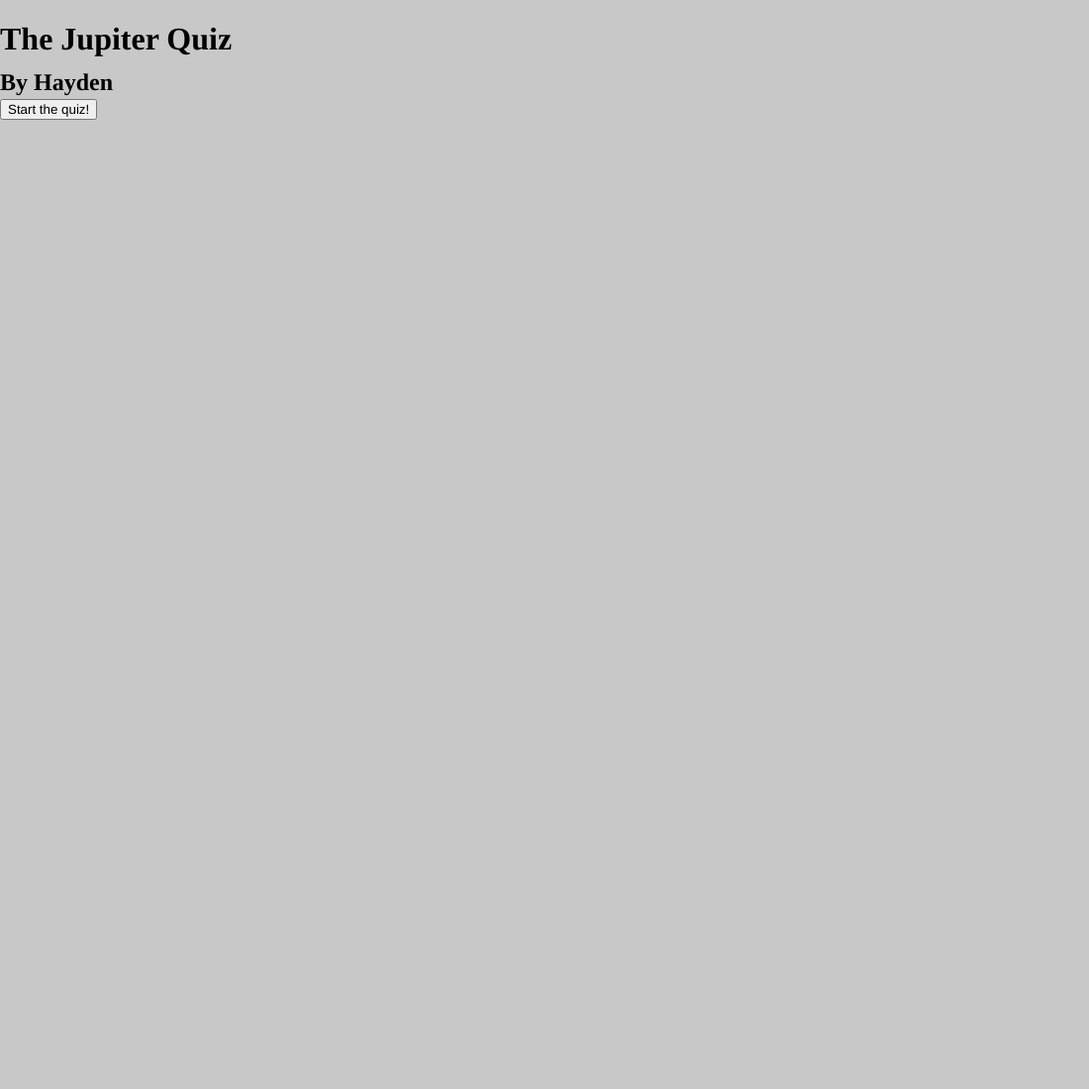
Frame 1 (no input)
Frame 60 (no input): identical to frame 1, image omitted
Frame 120 (the mouse pressed at the canvas centre since frame 60): identical to frame 1, image omitted

The p5.js sketch that drew this single still picture (run headless with seeded random() and noise() and a simulated clock; from frame 60 on, the mouse is pressed at the canvas centre):

// p5.js sketch
// ── sketch.js
var checkedS, checkedH, checkedM;

function setup() {
  createCanvas(1100, 1100)
  welcomeMessage = createElement("h1", "The Jupiter Quiz")
  welcomeMessage.position(0, 0);
  
  nameMessage = createElement("h2", "By Hayden")
  nameMessage.position(0, 50);

  startButton = createButton("Start the quiz!")
  startButton.position(0, 100);
  startButton.mousePressed(start);

  q1iMessage = createElement("h2", "Question 1 incorrect!")
  q1iMessage.position(-500, -500)

  bthsButton = createButton("Back to home")
  bthsButton.position(-500, -500)
  bthsButton.mousePressed(bths)

  question1Message = createElement("h2", "Question 1: What is The Great Red Dot on Jupiter?")
  question1Message.position(-500, -500);

  q1a1 = createButton("A storm made of only hydrogen")
  q1a1.position(-500, -500);
  q1a1.mousePressed(q1i)

  q1a2 = createButton("A storm made of only helium")
  q1a2.position(-500, -500);
  q1a2.mousePressed(q1i)

  q1a3 = createButton("A storm made of hydrogen and helium")
  q1a3.position(-500, -500);
  q1a3.mousePressed(q1c)

  q1a4 = createButton("A decoration")
  q1a4.position(-500, -500)
  q1a4.mousePressed(q1i)

  q1cMessage = createElement("h2", "Question 1 correct!")
  q1cMessage.position(-500, -500)

  q1NextButton = createButton("Go to question 2")
  q1NextButton.position(-500, -500)
  q1NextButton.mousePressed(q1Next)

  question2Message = createElement("h2", "Question 2: How many Earth years does it take for Jupiter to orbit once around the sun?")
  question2Message.position(-500, -500);

  q2a1 = createInput();
  q2a1.position(-500, -500);
  q2a1.input(q2ea)

  q2a1M = createElement("h3", "years");
  q2a1M.position(-500, -500)

  q2a1B = createButton("Submit answer");
  q2a1B.position(-500, -500);
  q2a1B.mousePressed(q2ca)

  q2cMessage = createElement("h2", "Question 2 correct!")
  q2cMessage.position(-500, -500);

  q2iMessage = createElement("h2", "Question 2 incorrect!")
  q2iMessage.position(-500, -500)

  q2NextButton = createButton("Go to question 3")
  q2NextButton.position(-500, -500);
  q2NextButton.mousePressed(q2Next);

  question3Message = createElement("h2", "Question 3: Approximately how many hours, minutes and seconds are there in one day of Jupiter?")
  question3Message.position(-500, -500);

  q3aH = createInput();
  q3aH.position(-500, -500);
  q3aH.input(q3Hea)

  q3aHM = createElement("h3", "hours, ")
  q3aHM.position(-500, -500)

  q3aM = createInput();
  q3aM.position(-500, -500);
  q3aM.input(q3Mea)

  q3aMM = createElement("h3", "minutes and ")
  q3aMM.position(-500, -500);

  q3aS = createInput();
  q3aS.position(-500, -500);
  q3aS.input(q3Sea)
  
  q3aSM = createElement("h3", "seconds.")
  q3aSM.position(-500, -500);

  q3aB = createButton("Submit answer");
  q3aB.position(-500, -500);
  q3aB.mousePressed(q3ca)

  q3iMessage = createElement("h2", "Question 3 incorrect!")
  q3iMessage.position(-500, -500);

  q3cMessage = createElement("h2", "Question 3 correct!");
  q3cMessage.position(-500, -500);

  q3NextButton = createButton("Go to question 4");
  q3NextButton.position(-500, -500);
  q3NextButton.mousePressed(q3Next)

  q4Message = createElement("h2", "What is the average surface temperature of Jupiter?")
  q4Message.position(-500, -500);

  q4a1 = createInput();
  q4a1.position(-500, -500);
  q4a1.input(q4ea)

  q4a1M = createElement("h3", "°C");
  q4a1M.position(-500, -500);

  q4aB = createButton("Submit answer");
  q4aB.position(-500, -500);
}

function draw() {
  background(200);
}

function start() { 
  welcomeMessage.position(-500, -500);
  nameMessage.position(-500, -500);
  startButton.position(-500, -500);

  question1Message.position(0, 0);
  q1a1.position(0, 50);
  q1a2.position(0, 100);
  q1a3.position(0, 150);
  q1a4.position(0, 200)
}

function q1i() {
  q1a1.position(-500, -500);
  q1a2.position(-500, -500);
  q1a3.position(-500, -500);
  q1a4.position(-500, -500);
  question1Message.position(-500, -500);
  q1iMessage.position(0, 0);
  bthsButton.position(0, 50);
}

function bths() {
  welcomeMessage.position(0, 0);
  nameMessage.position(0, 50);
  startButton.position(0, 100);
  bthsButton.position(-500, 500);
  q1iMessage.position(-500, -500);
  q2iMessage.position(-500, -500);
  q3iMessage.position(-500, -500);
  /*q4iMessage.position(-500, -500);*/
  q2a = '';
  q2a1.value('');
  q3H = '';
  q3aH.value('');
  q3M = '';
  q3aM.value('');
  q3S = '';
  q3aS.value('');
}

function q1c() {
  question1Message.position(-500, -500);
  q1a1.position(-500, -500);
  q1a2.position(-500, -500);
  q1a3.position(-500, -500);
  q1a4.position(-500, -500);
  q1cMessage.position(0, 0);
  q1NextButton.position(0, 50)
}

function q1Next() {
  q1cMessage.position(-500, -500);
  q1NextButton.position(-500, -500);
  question2Message.position(0, 0);
  q2a1.position(0, 50);
  q2a1M.position(150, 30);
}

function q2ca() {
  if (q2a == '11.8618') {
    q2c();
  }

  else {
    q2i();
  }
}

function q2ea() {
  q2a = this.value();
  q2a1B.position(0, 100);
}

function q2c() {
  question2Message.position(-500, -500);
  q2a1.position(-500, -500);
  q2a1M.position(-500, -500);
  q2a1B.position(-500, -500);
  q2cMessage.position(0, 0);
  q2NextButton.position(0, 50);
}

function q2i() {
  question2Message.position(-500, -500);
  q2a1.position(-500, -500);
  q2a1M.position(-500, -500);
  q2a1B.position(-500, -500);
  q2iMessage.position(0, 0);
  bthsButton.position(0, 50);
}

function q2Next() {
  q2cMessage.position( -500, -500);
  q2NextButton.position(-500, -500);
  question3Message.position(0, 0);
  q3aH.position(0, 50);
  q3aHM.position(150, 30);
  q3aM.position(215, 50);
  q3aMM.position(365, 30);
  q3aS.position(475, 50);
  q3aSM.position(625, 30);
}

function q3Hea() {
  q3H = this.value()
  checkedH = 1;
  if (checkedM == 1 && checkedS == 1) {
    q3aB.position(0, 100);
  }
  console.log(checkedH)
}

function q3Mea() {
  q3M = this.value();
  checkedM = 1;
  if (checkedH == 1 && checkedS == 1) {
    q3aB.position(0, 100);
  }
  console.log(checkedM)
}

function q3Sea() {
  q3S = this.value();
  checkedS = 1;
  if (checkedH == 1 && checkedM == 1) {
    q3aB.position(0, 100);
  }
  console.log(checkedS)
}

function q3ca() {
  if ((q3H == '9' && q3M == '55') && q3S == '30') {
    q3c();
  }
  else {
    q3i();
  }
}

function q3c() {
    question3Message.position(-500, -500);
    q3aB.position(-500, -500);
    q3aH.position(-500, -500);
    q3aHM.position(-500, -500);
    q3aM.position(-500, -500);
    q3aMM.position(-500, -500);
    q3aS.position(-500, -500);
    q3aSM.position(-500, -500);
    q3cMessage.position(0, 0);
    q3NextButton.position(0, 50);
    checkedH = 0;
    checkedM = 0;
    checkedS = 0;

}

function q3i() {
  question3Message.position(-500, -500);
  q3aB.position(-500, -500);
  q3aH.position(-500, -500);
  q3aHM.position(-500, -500);
  q3aM.position(-500, -500);
  q3aMM.position(-500, -500);
  q3aS.position(-500, -500);
  q3aSM.position(-500, -500);
  q3iMessage.position(0, 0);
  bthsButton.position(0, 50);
  checkedH = 0;
  checkedM = 0;
  checkedS = 0;
}

function q3Next() {
  q3cMessage.position(-500, -500);
  q3NextButton.position(-500, -500);
  q4Message.position(0, 0);
  q4a1.position(0, 50);
  q4a1M.position(150, 30);
}

function q4ea() {
  q4A = this.value();
  q4aB.position(0, 100);
}
